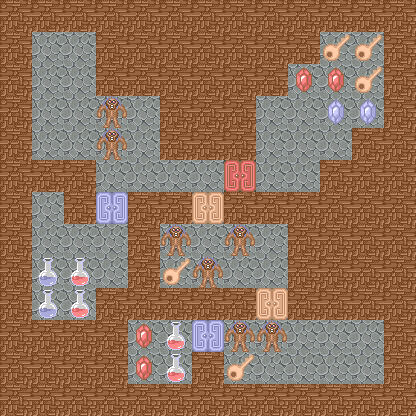

This is a level from a 2D game, rendered from its Tiled map with the project's own tilesets. A one-line summary and the complete map file follow:
An orthogonal 13x13 tile map with 32x32 px tiles, 5 tile layers (floor, wall, enemy, door, ...), 4 tilesets and 2 objects (2x teleport).

<map version="1.0" tiledversion="1.1.5" orientation="orthogonal" renderorder="right-down" width="13" height="13" tilewidth="32" tileheight="32" infinite="0" nextobjectid="3">
 <tileset firstgid="1" source="terrain.tsx" />
 <tileset firstgid="3" source="enemy.tsx" />
 <tileset firstgid="259" source="door.tsx" />
 <tileset firstgid="275" source="item.tsx" />
 <layer name="floor" width="13" height="13">
  <data encoding="csv">
1,1,1,1,1,1,1,1,1,1,1,1,1,
1,1,1,1,1,1,1,1,1,1,1,1,1,
1,1,1,1,1,1,1,1,1,1,1,1,1,
1,1,1,1,1,1,1,1,1,1,1,1,1,
1,1,1,1,1,1,1,1,1,1,1,1,1,
1,1,1,1,1,1,1,1,1,1,1,1,1,
1,1,1,1,1,1,1,1,1,1,1,1,1,
1,1,1,1,1,1,1,1,1,1,1,1,1,
1,1,1,1,1,1,1,1,1,1,1,1,1,
1,1,1,1,1,1,1,1,1,1,1,1,1,
1,1,1,1,1,1,1,1,1,1,1,1,1,
1,1,1,1,1,1,1,1,1,1,1,1,1,
1,1,1,1,1,1,1,1,1,1,1,1,1
</data>
 </layer>
 <layer name="wall" width="13" height="13">
  <data encoding="csv">
2,2,2,2,2,2,2,2,2,2,2,2,2,
2,0,0,2,2,2,2,2,2,2,0,0,2,
2,0,0,2,2,2,2,2,2,0,0,0,2,
2,0,0,0,0,2,2,2,0,0,0,0,2,
2,0,0,0,0,2,2,2,0,0,0,2,2,
2,2,2,0,0,0,0,0,0,0,2,2,2,
2,0,2,0,2,2,0,2,2,2,2,2,2,
2,0,0,0,2,0,0,0,0,2,2,2,2,
2,0,0,0,2,0,0,0,0,2,2,2,2,
2,0,0,2,2,2,2,2,0,2,2,2,2,
2,2,2,2,0,0,0,0,0,0,0,0,2,
2,2,2,2,0,0,2,0,0,0,0,0,2,
2,2,2,2,2,2,2,2,2,2,2,2,2
</data>
 </layer>
 <layer name="enemy" width="13" height="13">
  <data encoding="csv">
0,0,0,0,0,0,0,0,0,0,0,0,0,
0,0,0,0,0,0,0,0,0,0,0,0,0,
0,0,0,0,0,0,0,0,0,0,0,0,0,
0,0,0,67,0,0,0,0,0,0,0,0,0,
0,0,0,67,0,0,0,0,0,0,0,0,0,
0,0,0,0,0,0,0,0,0,0,0,0,0,
0,0,0,0,0,0,0,0,0,0,0,0,0,
0,0,0,0,0,67,0,67,0,0,0,0,0,
0,0,0,0,0,0,67,0,0,0,0,0,0,
0,0,0,0,0,0,0,0,0,0,0,0,0,
0,0,0,0,0,0,0,67,67,0,0,0,0,
0,0,0,0,0,0,0,0,0,0,0,0,0,
0,0,0,0,0,0,0,0,0,0,0,0,0
</data>
 </layer>
 <layer name="door" width="13" height="13">
  <data encoding="csv">
0,0,0,0,0,0,0,0,0,0,0,0,0,
0,0,0,0,0,0,0,0,0,0,0,0,0,
0,0,0,0,0,0,0,0,0,0,0,0,0,
0,0,0,0,0,0,0,0,0,0,0,0,0,
0,0,0,0,0,0,0,0,0,0,0,0,0,
0,0,0,0,0,0,0,261,0,0,0,0,0,
0,0,0,260,0,0,259,0,0,0,0,0,0,
0,0,0,0,0,0,0,0,0,0,0,0,0,
0,0,0,0,0,0,0,0,0,0,0,0,0,
0,0,0,0,0,0,0,0,259,0,0,0,0,
0,0,0,0,0,0,260,0,0,0,0,0,0,
0,0,0,0,0,0,0,0,0,0,0,0,0,
0,0,0,0,0,0,0,0,0,0,0,0,0
</data>
 </layer>
 <layer name="item" width="13" height="13">
  <data encoding="csv">
0,0,0,0,0,0,0,0,0,0,0,0,0,
0,0,0,0,0,0,0,0,0,0,291,291,0,
0,0,0,0,0,0,0,0,0,275,275,291,0,
0,0,0,0,0,0,0,0,0,0,276,276,0,
0,0,0,0,0,0,0,0,0,0,0,0,0,
0,0,0,0,0,0,0,0,0,0,0,0,0,
0,0,0,0,0,0,0,0,0,0,0,0,0,
0,0,0,0,0,0,0,0,0,0,0,0,0,
0,280,279,0,0,291,0,0,0,0,0,0,0,
0,280,279,0,0,0,0,0,0,0,0,0,0,
0,0,0,0,275,279,0,0,0,0,0,0,0,
0,0,0,0,275,279,0,291,0,0,0,0,0,
0,0,0,0,0,0,0,0,0,0,0,0,0
</data>
 </layer>
 <objectgroup name="object">
  <object id="1" type="teleport" x="32" y="32" width="32" height="32">
   <properties>
    <property name="heroTileCoordX" type="int" value="2" />
    <property name="heroTileCoordY" type="int" value="1" />
    <property name="image" value="down_floor.png" />
    <property name="targetMap" value="7" />
   </properties>
  </object>
  <object id="2" type="teleport" x="352" y="352" width="32" height="32">
   <properties>
    <property name="heroTileCoordX" type="int" value="10" />
    <property name="heroTileCoordY" type="int" value="11" />
    <property name="image" value="up_floor.png" />
    <property name="targetMap" value="9" />
   </properties>
  </object>
 </objectgroup>
</map>
